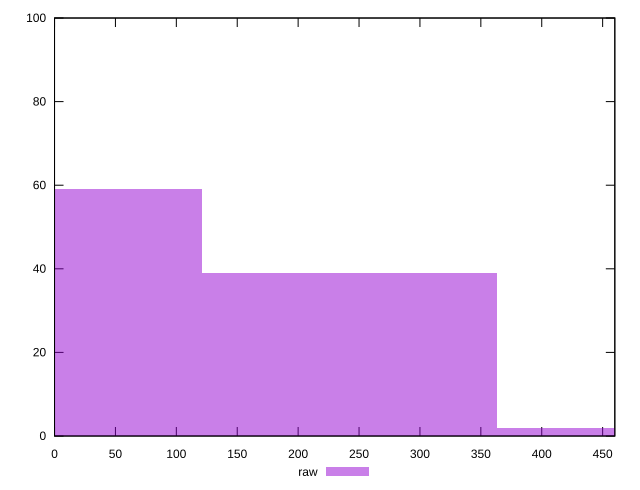

Reproduce this figure in gnuplot.
reset

$raw <<EOF
242.10012136757788 39
0 59
484.20024273515577 2
EOF

set key outside below
set boxwidth 242.10012136757788
set xrange [0:460]
set yrange [0:100]
set trange [0:100]
set style fill transparent solid 0.5 noborder
set terminal svg size 640, 490 enhanced background rgb 'white'
set output "report_00013_2021-02-09T12-04-24.940Z/offscreen-images/samples/pages+cached+noadtech/raw/histogram.svg"

plot $raw title "raw" with boxes

reset
